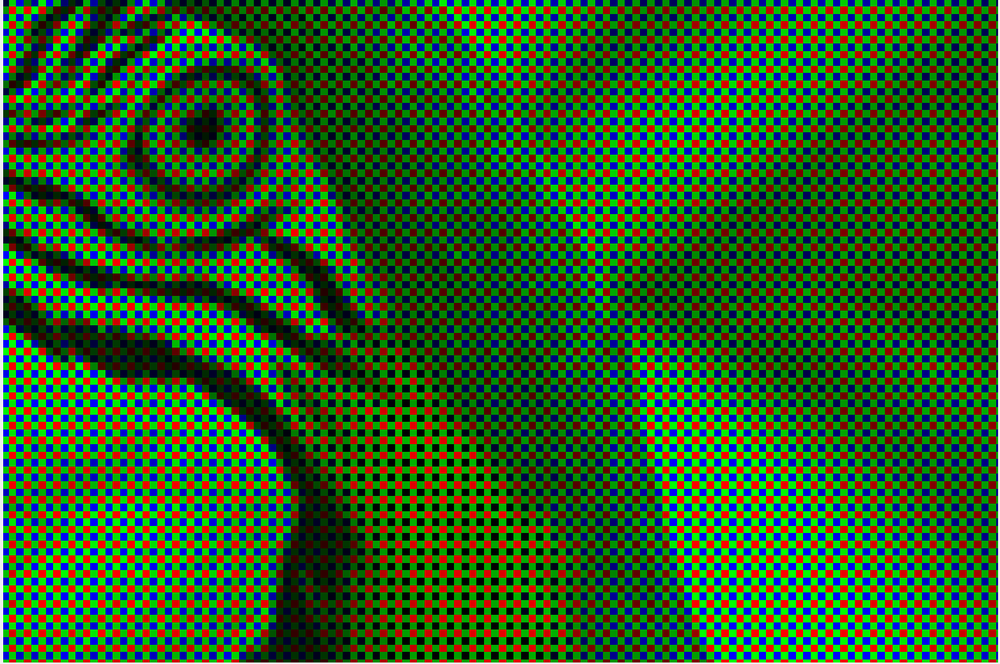
//> input picture 367-Project/ex_image.PNG, 1000 x 664 px, shrunk from 1564 x 1039 before the run
$ ./demo   (built with g++ and OpenCV 4)
//> lines starting //> are read from the running program, lines starting //| are printed output that depends on the picture
#include "opencv2/ml.hpp"
#include "opencv2/core.hpp"
#include "opencv2/imgproc.hpp"
#include "opencv2/highgui.hpp"
#include "vector"
#include <iostream>
#include <cstdio>       /* printf */
#include <assert.h>     /* assert */
#include <cmath>
#include <algorithm>    /* random_shuffle */

using namespace std;
using namespace cv;

int main() {

    auto img = imread("..//ex_image.PNG");
//> img is the input picture: 664 rows x 1000 cols, CV_8UC3; mean B, G, R 36.5, 88.1, 43.5
    if (img.empty()) printf("fail to load.\n");

    Mat roi = img(Rect(0, 0, img.cols/3, img.rows/3));
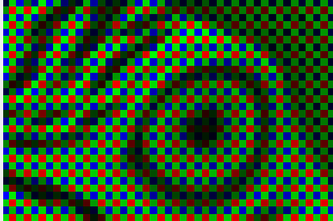
//> roi: 221 rows x 333 cols, CV_8UC3; mean B, G, R 36.1, 76.9, 41.2
    imwrite("ex_image_roi.png", roi);
    Mat bgr[3];
    split(roi, bgr);
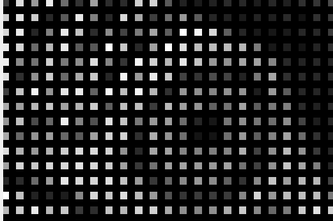
//> bgr[0]: 221 rows x 333 cols, CV_8UC1; min 0, max 255, mean 36.1
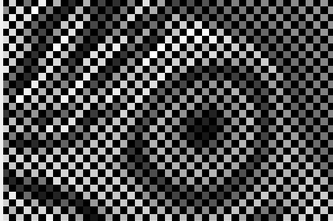
//> bgr[1]: 221 rows x 333 cols, CV_8UC1; min 0, max 255, mean 76.9
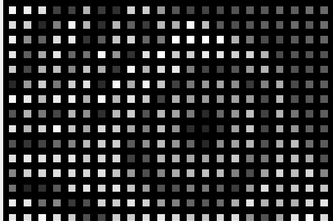
//> bgr[2]: 221 rows x 333 cols, CV_8UC1; min 0, max 255, mean 41.2
    imwrite("ex_image_roi_B.png", bgr[0]);
    imwrite("ex_image_roi_G.png", bgr[1]);
    imwrite("ex_image_roi_R.png", bgr[2]);

    auto det = imread("detail_map_i22_k15.png");
//> detail_map_i22_k15.png cannot be read in this run, so this picture is empty
    if (det.empty()) printf("fail to load (2).\n");

    split(det, bgr);
//> (the run ends here: the program stops with an error, at `imwrite("det_B.png", bgr[0]);`)

$ run again, with 367-Project/NLM_TV.png copied over 367-Project/ex_image.PNG
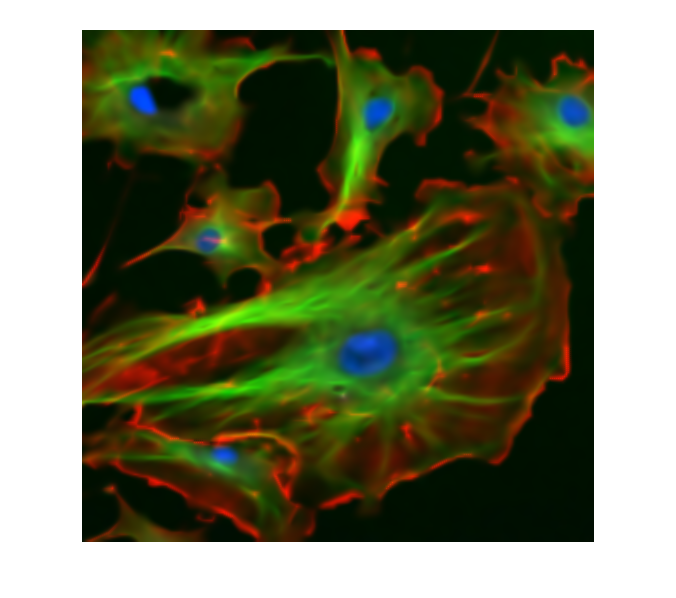
//> input picture 367-Project/NLM_TV.png, 676 x 598 px
//> img is the input picture: 598 rows x 676 cols, CV_8UC3; mean B, G, R 93.6, 122, 118.8
//> `Mat roi = img(Rect(0, 0, img.cols/3, img.rows/3));`:
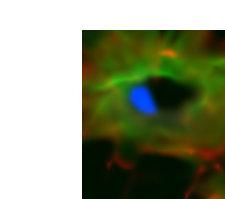
//> roi: 199 rows x 225 cols, CV_8UC3; mean B, G, R 122.1, 149, 141.7
//> `split(roi, bgr);`:
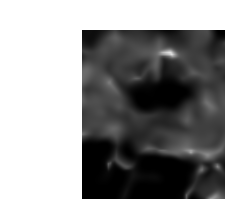
//> bgr[2]: 199 rows x 225 cols, CV_8UC1; min 0, max 255, mean 141.7
